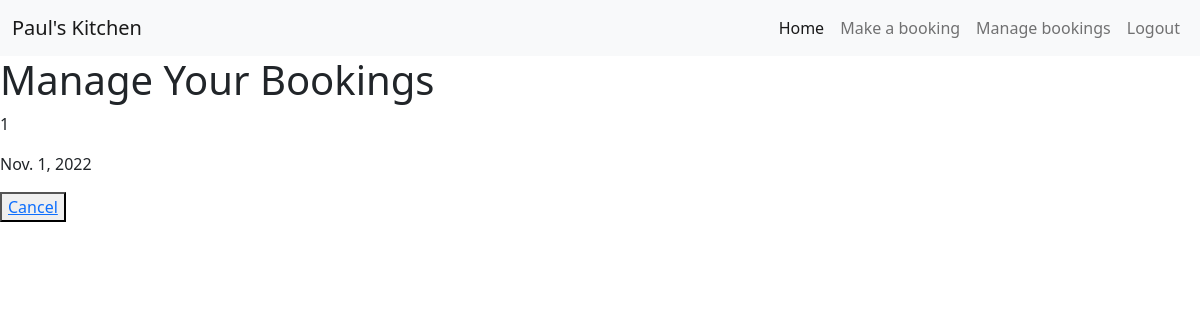
Before: /manage_bookings/ (signed in) with the older database file.
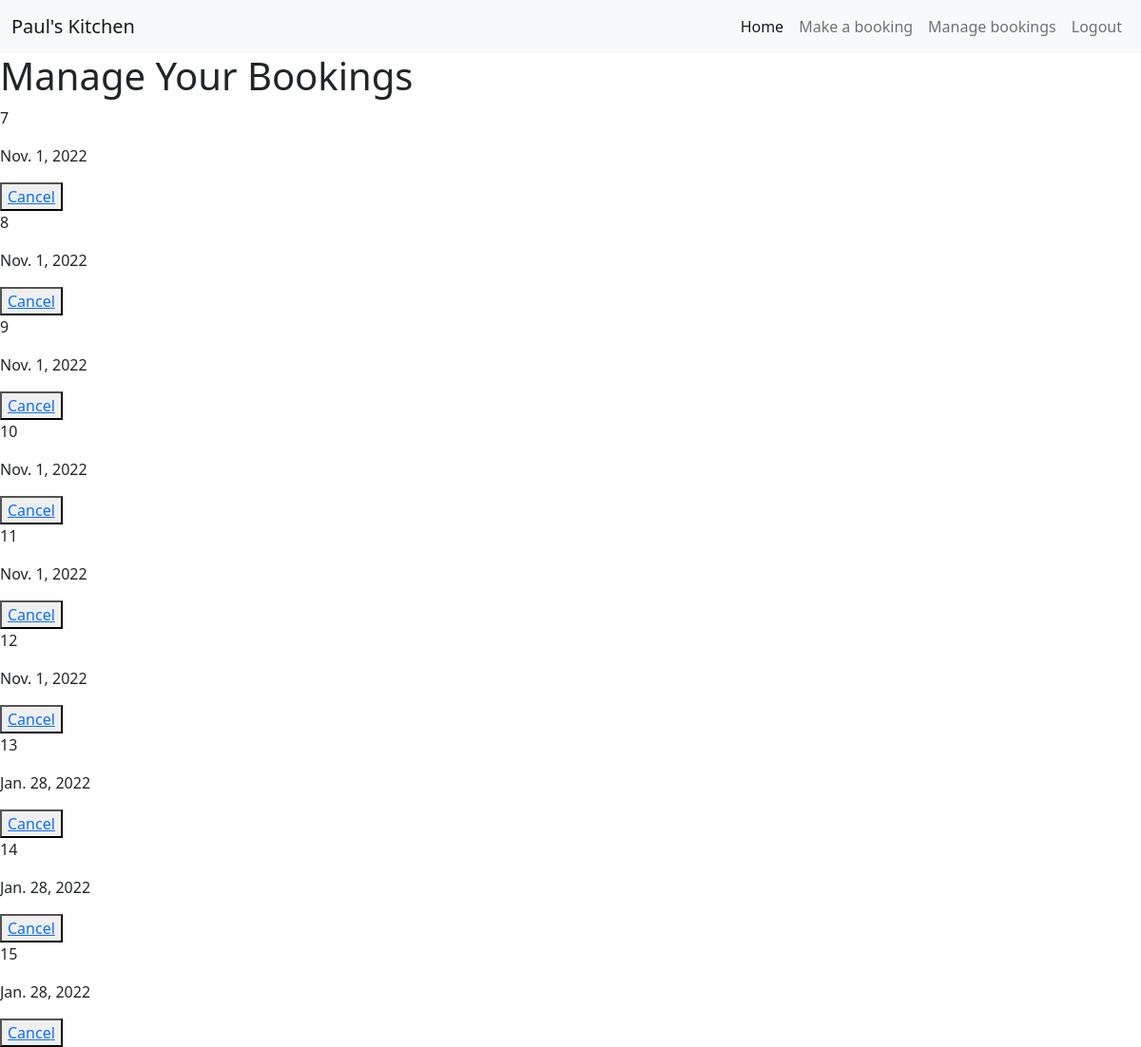
After: the same page with the newer database file.
### restaurant/models.py (models this page shows)
class Booking(models.Model):
    user = models.ForeignKey(User, on_delete=models.CASCADE)
    date = models.DateField(null=True)
    time = models.TimeField(null=True)
    guests = models.IntegerField(null=True)

### restaurant/views.py (the view)
# urls.py: path('manage_bookings/', restaurant_views.manage_bookings, name="manage_bookings"),
def manage_bookings(request):
    bookings = Booking.objects.filter(
        user=request.user
    )
    context = {
        'bookings': bookings
    }
    return render(request, 'restaurant/manage_bookings.html', context)

### templates/restaurant/manage_bookings.html (shortened to what this page needs)
{% extends "restaurant/base.html" %}
{% block content %}
<nav class="navbar navbar-expand-lg navbar-light bg-light" id="nav">
    <div class="container-fluid">
      <a class="navbar-brand" href="#">Paul's Kitchen</a>
      <div class="collapse navbar-collapse; d-flex justify-content-end" id="navbarSupportedContent">
        <ul class="navbar-nav me-auto mb-2 mb-lg-0">
          <li class="nav-item">
            <a class="nav-link active" aria-current="page" href="/">Home</a>
          </li>
          <li class="nav-item">
            <a class="nav-link" href="/create_booking/">Make a booking</a>
          </li>
          <li class="nav-item">
            <a class="nav-link" href="/manage_bookings/">Manage bookings</a>
          </li>
          <li class="nav-item">
            <a class="nav-link" href="/accounts/logout/">Logout</a>
          </li>
      </div>
    </div>
  </nav>
<h1>Manage Your Bookings</h1>
{% for booking in bookings %}
<p>{{ booking.id }}</p>
<p>{{ booking.date }}</p>
<button><a href="/delete_booking/">Cancel</a></button>
{% endfor %}
{% endblock %}

### templates/restaurant/base.html (shortened to what this page needs)
<!doctype html>
<html lang="en">
    <head>
        <link href="https://cdn.jsdelivr.net/npm/bootstrap@5.0.2/dist/css/bootstrap.min.css" rel="stylesheet">
        {% load static %}
        <link rel="stylesheet" href="{% static 'restaurant/static/css/style.css' %}">
    </head>
    <body>
        {% block content %}
        {% endblock %}
    </body>
</html>

Changed rows visible on the page:
removed Booking: id "1", date "Nov. 1, 2022"
added Booking: id "7", date "Nov. 1, 2022"
added Booking: id "8", date "Nov. 1, 2022"
added Booking: id "9", date "Nov. 1, 2022"
added Booking: id "10", date "Nov. 1, 2022"
added Booking: id "11", date "Nov. 1, 2022"
added Booking: id "12", date "Nov. 1, 2022"
added Booking: id "13", date "Jan. 28, 2022"
added Booking: id "14", date "Jan. 28, 2022"
added Booking: id "15", date "Jan. 28, 2022"
